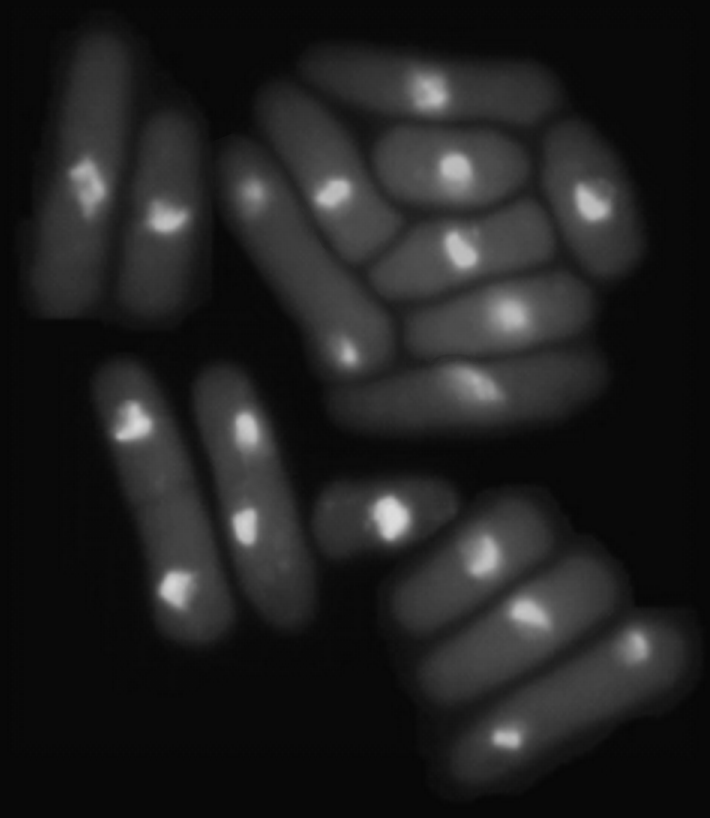
#> input picture Images/yeast.tif, 710 x 818 px, found by its file name
$ python esercizio3_1_1.py
#> lines starting #> are read from the running program, lines starting #| are printed output that depends on the picture; after the words box and inside, x2 and y2 are one past the last pixel; in counts of white or black regions, pixels touching at a corner belong together
import skimage.io as io
import numpy as np
import matplotlib.pyplot as plt
import scipy.ndimage as ndi

def thresholding_locale(x):
    a = 30; b = 1.5

    devImage = ndi.generic_filter(x, np.std, size=3)
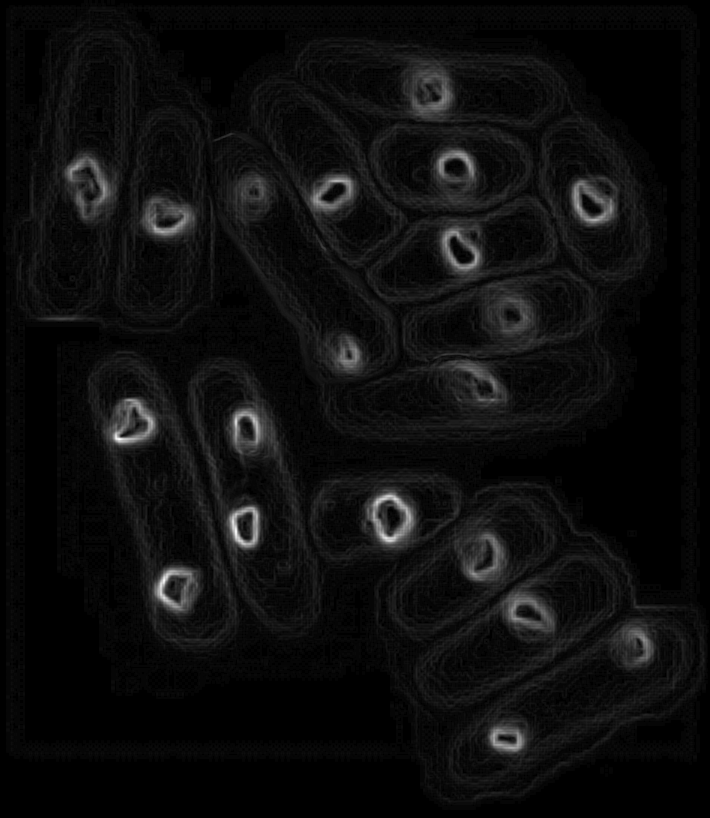
#> devImage: shape (818, 710) float64; min 0, max 0.0715, mean 0.00394; drawn with min black and max white
    mask = (x > a * devImage) & (x > b * np.mean(x))
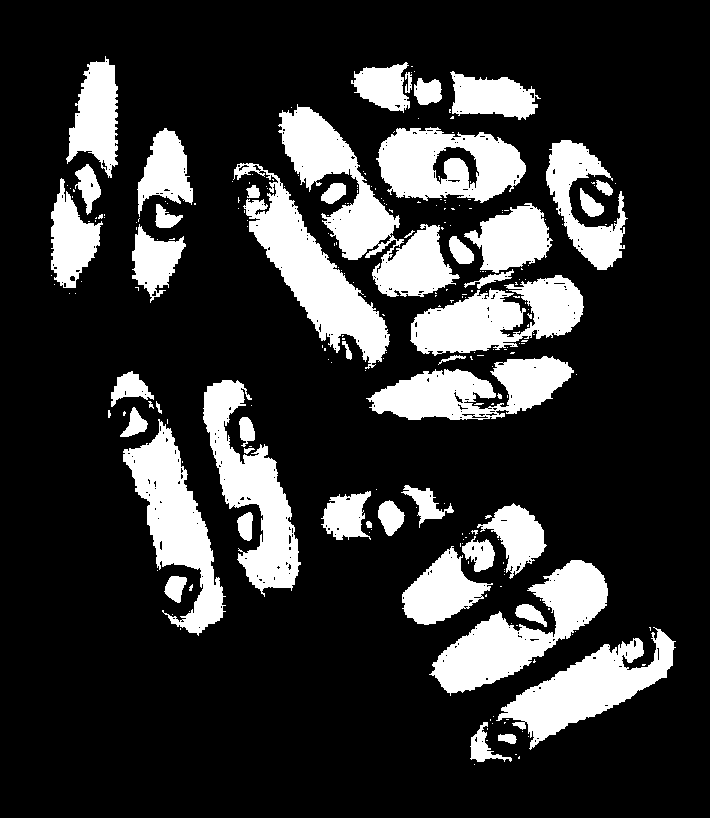
#> mask: shape (818, 710) bool; 20.7% white; 247 white regions (197 under 20 px), largest, box (x1, y1, x2, y2) and area: (278, 104, 460, 297) 10844, (233, 163, 390, 369) 9636, (429, 560, 608, 696) 9064

    return mask

yeastImage = np.float64(io.imread('./Images/yeast.tif')) / 255.0
mask = thresholding_locale(yeastImage)

plt.subplot(1, 2, 1); plt.imshow(yeastImage, cmap='gray'); plt.title('Original Image')
plt.subplot(1, 2, 2); plt.imshow(mask, cmap='gray'); plt.title('Mask')

plt.show()
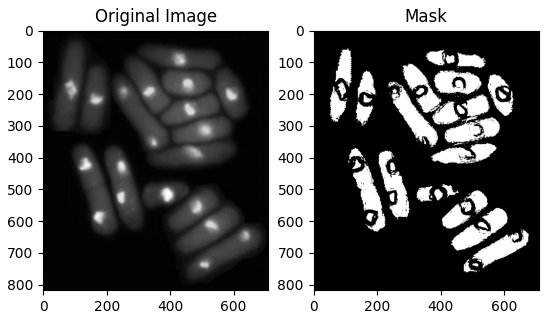
#> figure drawn by matplotlib, 2 panels

$ run again, with Images/Washington_blue.tif copied over Images/yeast.tif
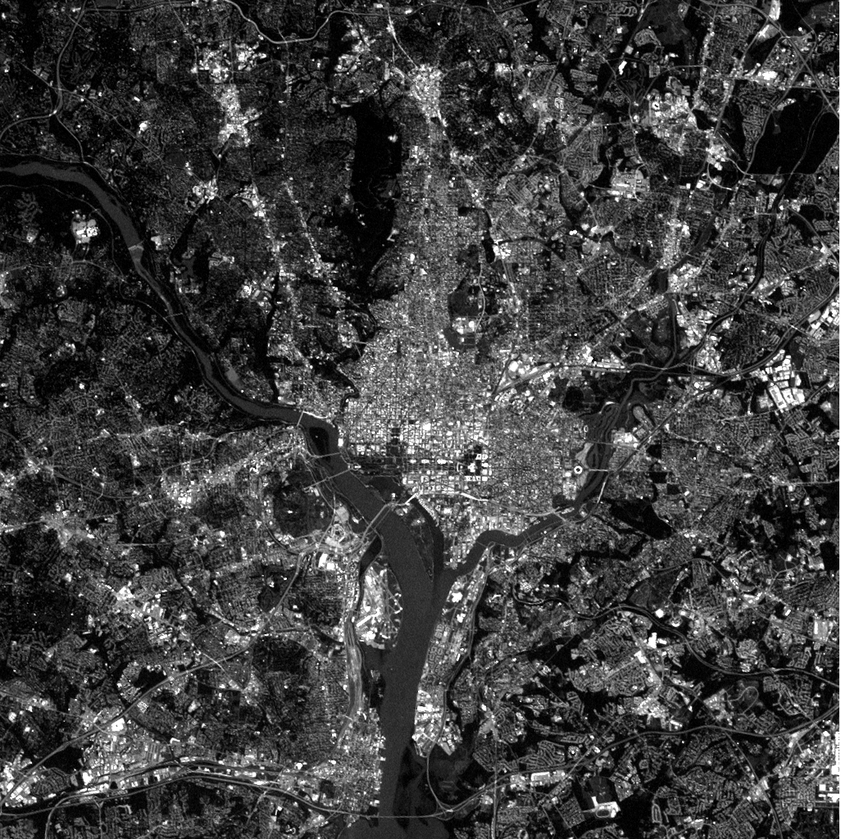
#> input picture Images/Washington_blue.tif, 841 x 839 px, shrunk from 1026 x 1024 before the run, found by its file name
#> in thresholding_locale, `mask = (x > a * devImage) & (x > b * np.mean(x))`:
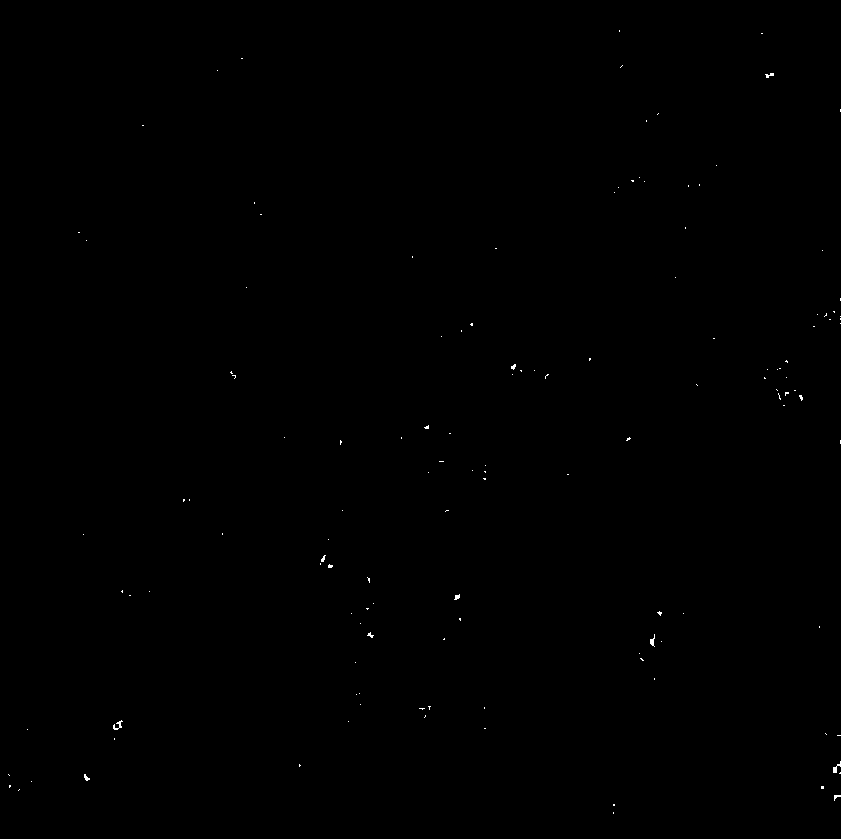
#> mask: shape (839, 841) bool; 0.09% white in thin lines or dots
#> `plt.show()`:
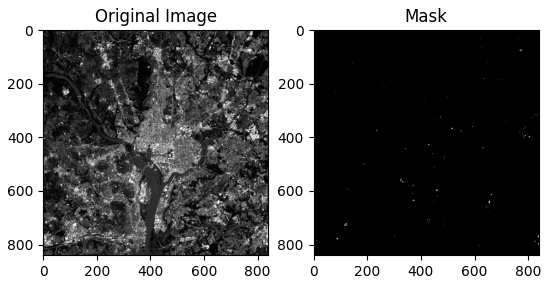
#> figure drawn by matplotlib, 2 panels
